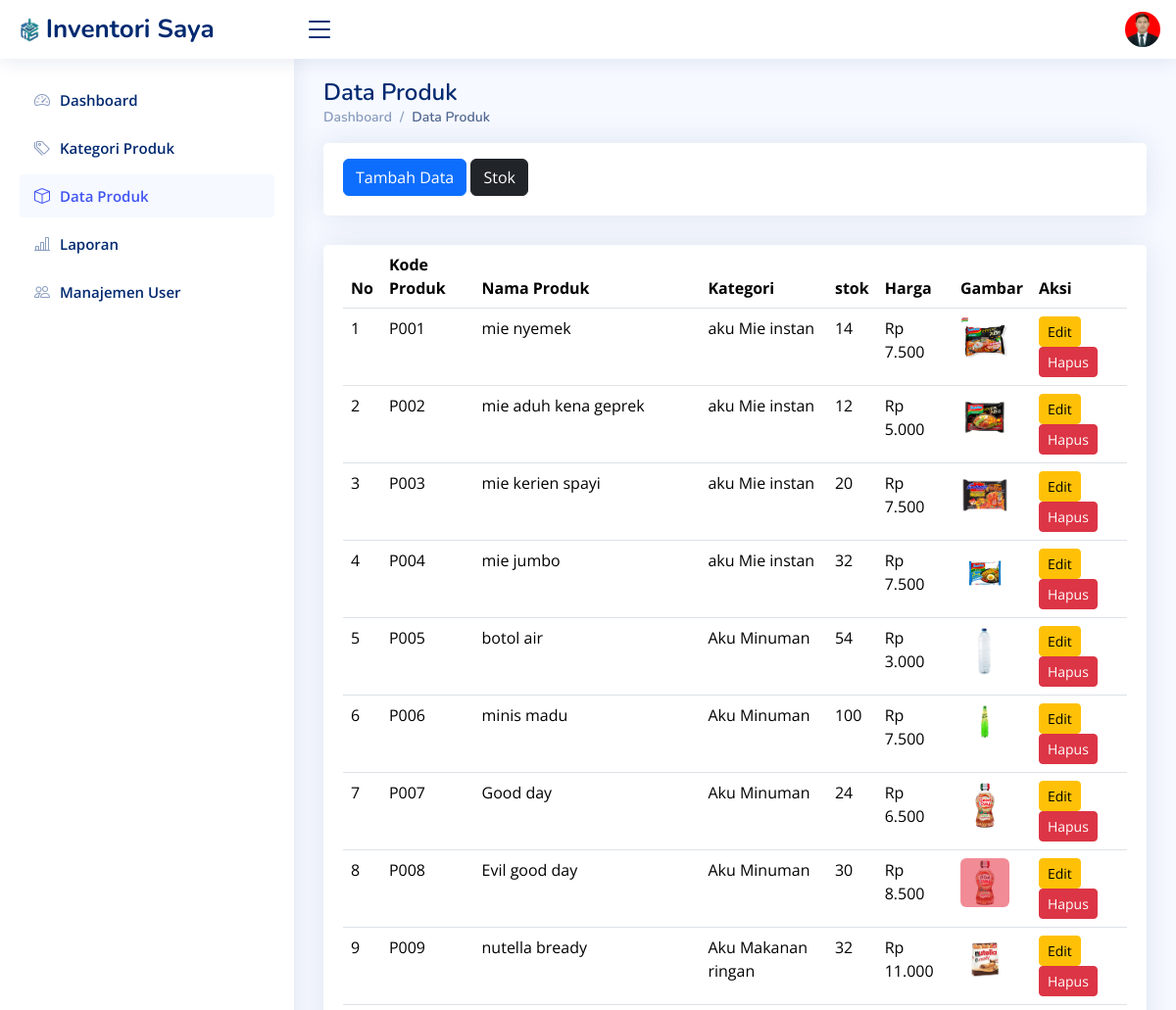
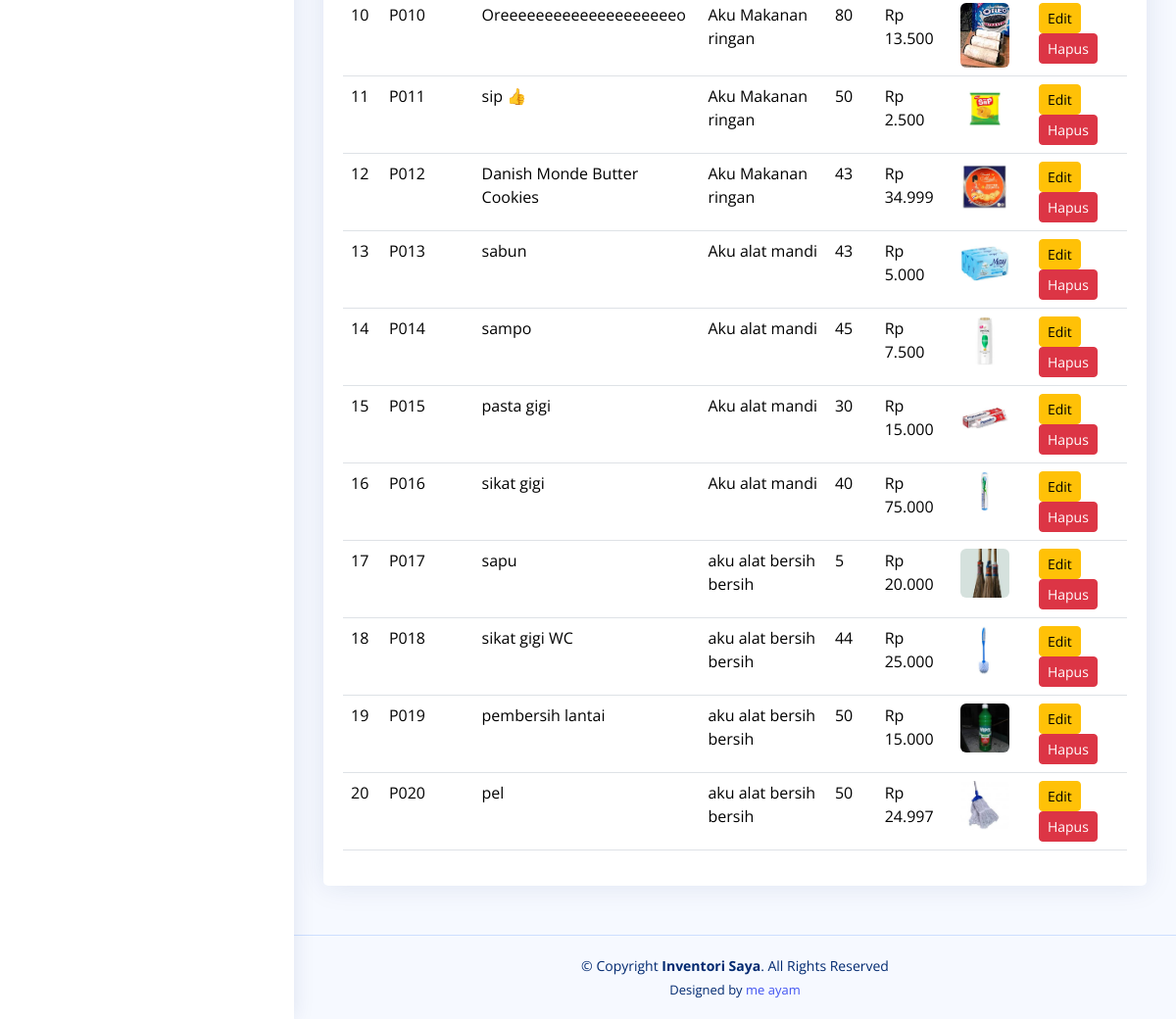
/produk.php (signed in), run on the app's committed database (2 pictures, top to bottom).
### tables this page shows
CREATE TABLE `products` (
  `id` int(11) NOT NULL,
  `category_id` int(11) DEFAULT NULL,
  `product_code` varchar(50) DEFAULT NULL,
  `product_name` varchar(150) DEFAULT NULL,
  `stock` int(11) DEFAULT 0,
  `min_stock` int(11) DEFAULT 5,
  `price` int(11) DEFAULT NULL,
  `gambar` varchar(255) NOT NULL,
  `created_at` timestamp NOT NULL DEFAULT current_timestamp(),
  `updated_at` timestamp NULL DEFAULT NULL
);

CREATE TABLE `categories` (
  `id` int(11) NOT NULL,
  `kd_kat` varchar(6) NOT NULL,
  `category_name` varchar(100) NOT NULL
);

### produk.php (the view, shortened to what this page needs)
<!DOCTYPE html>
<html lang="en">
<head>
  <link href="assets/vendor/bootstrap/css/bootstrap.min.css" rel="stylesheet">
  <link href="assets/vendor/bootstrap-icons/bootstrap-icons.css" rel="stylesheet">
  <link href="assets/vendor/boxicons/css/boxicons.min.css" rel="stylesheet">
  <link href="assets/vendor/quill/quill.snow.css" rel="stylesheet">
  <link href="assets/vendor/quill/quill.bubble.css" rel="stylesheet">
  <link href="assets/vendor/remixicon/remixicon.css" rel="stylesheet">
  <link href="assets/vendor/simple-datatables/style.css" rel="stylesheet">
  <link href="assets/css/style.css" rel="stylesheet">
</head>
<body>
  <header id="header" class="header fixed-top d-flex align-items-center">
    <div class="d-flex align-items-center justify-content-between">
      <a href="index.php" class="logo d-flex align-items-center">
        <img src="assets/img/akulogo.jpg" alt="">
        <span class="d-none d-lg-block">Inventori Saya</span>
      </a>
      <i class="bi bi-list toggle-sidebar-btn"></i>
    </div>
<nav class="header-nav ms-auto">
  <ul class="d-flex align-items-center">
    <li class="nav-item dropdown pe-3">
      <a
        class="nav-link nav-profile d-flex align-items-center pe-0"
        href="#"
        data-bs-toggle="dropdown">
        <img
          src="assets/img/profile-img.jpg"
          alt="Profile"
          class="rounded-circle" /> </a>
      </li>
    </ul>
</nav>
  </header>
  <aside id="sidebar" class="sidebar">
    <ul class="sidebar-nav" id="sidebar-nav">
      <li class="nav-item">
        <a class="nav-link collapsed" href="index.php">
          <i class="bi bi-speedometer2"></i>
          <span>Dashboard</span>
        </a>
      </li>
      <li class="nav-item">
        <a class="nav-link collapsed" href="kategori_produk.php">
          <i class="bi bi-tags"></i>
          <span>Kategori Produk</span>
        </a>
      </li>
      <li class="nav-item">
        <a class="nav-link " href="produk.php">
          <i class="bi bi-box"></i>
          <span>Data Produk</span>
        </a>
      </li>
      <li class="nav-item">
        <a class="nav-link collapsed" href="laporan.php">
          <i class="bi bi-bar-chart-line"></i>
          <span>Laporan</span>
        </a>
      </li>
      <li class="nav-item">
        <a class="nav-link collapsed" href="users.php">
          <i class="bi bi-people"></i>
          <span>Manajemen User</span>
        </a>
      </li>
    </ul>
  </aside>
  <main id="main" class="main">
    <div class="pagetitle">
      <h1>Data Produk</h1>
      <nav>
        <ol class="breadcrumb">
          <li class="breadcrumb-item"><a href="index.php">Dashboard</a></li>
          <li class="breadcrumb-item active">Data Produk</li>
        </ol>
      </nav>
    </div>
            <div class="row">
        <div class="col-lg-12">
          <div class="card">
            <div class="card-body mt-3">
              <a href="t_produk.php" class="btn btn-primary">Tambah Data</a>
              <a href="stok.php" class="btn btn-dark">Stok</a>
            </div>
          </div>
        </div>
      </div>
    <section class="section">
      <div class="row">
        <div class="col-lg-12">
          <div class="card">
            <div class="card-body">
              <table class="table datatable">
                 <thead>
                  <tr>
                    <th scope="col">No</th>
                    <th scope="col">Kode Produk</th>
                    <th scope="col">Nama Produk</th>
                    <th scope="col">Kategori</th>
                    <th scope="col">stok</th>
                    <th scope="col">Harga</th>
                    <th scope="col">Gambar</th>
                    <th scope="col">Aksi</th>
                  </tr>
                </thead>
                <tbody>
                 <?php
                include "koneksi.php";
                $no = 1;
                $sql = mysqli_query($conn, "
                    SELECT p.*, c.category_name
                    FROM products p
                    LEFT JOIN categories c
                    ON p.category_id = c.id
                ");
                while ($data = mysqli_fetch_array($sql)) {
                ?>
                <tr>
                  <td><?php echo $no++; ?></td>
                  <td><?php echo $data['product_code']; ?></td>
                  <td><?php echo $data['product_name']; ?></td>
                  <td><?php echo $data['category_name']; ?></td>
                  <td><?php echo $data['stock']; ?></td>
                  <td>Rp <?php echo number_format($data['price'],0,',','.'); ?></td>
                  <td>
                    <img src="produk_img/<?php echo $data['gambar']; ?>" width="50" class="rounded">
                  </td>
                  <td>
                    <a href="e_produk.php?id=<?php echo $data['id']; ?>" class="btn btn-warning btn-sm">Edit</a>
                    <a href="h_produk.php?id=<?php echo $data['id']; ?>" class="btn btn-danger btn-sm" onclick="return confirm('Apakah Anda yakin?')">Hapus</a>
                  </td>
                </tr>
                <?php } ?>
                </tbody>
              </table>
            </div>
          </div>
        </div>
      </div>
    </section>
  </main>
  <footer id="footer" class="footer">
    <div class="copyright">
      &copy; Copyright <strong><span>Inventori Saya</span></strong>. All Rights Reserved
    </div>
    <div class="credits">
      Designed by <a href="https://www.instagram.com/regitriw/">me ayam</a>
    </div>
  </footer>
</body>
</html>

### assets/css/style.css (style rules this page uses)
:root { scroll-behavior: smooth; }
body { font-family: "Open Sans", sans-serif; background: #f6f9ff; color: #444444; }
a { color: #4154f1; text-decoration: none; }
h1, h2, h3, h4, h5, h6 { font-family: "Nunito", sans-serif; }
#main { margin-top: 60px; padding: 20px 30px; transition: all 0.3s; }
.pagetitle { margin-bottom: 10px; }
.pagetitle h1 { font-size: 24px; margin-bottom: 0; font-weight: 600; color: #012970; }
.card { margin-bottom: 30px; border: none; border-radius: 5px; box-shadow: 0px 0 30px rgba(1, 41, 112, 0.1); }
.card-body { padding: 0 20px 20px 20px; }
.breadcrumb { font-size: 14px; font-family: "Nunito", sans-serif; color: #899bbd; font-weight: 600; }
.breadcrumb a { color: #899bbd; transition: 0.3s; }
.breadcrumb .breadcrumb-item::before { color: #899bbd; }
.breadcrumb .active { color: #51678f; font-weight: 600; }
.logo { line-height: 1; }
@media (min-width: 1200px) { .logo { width: 280px; } }
.logo img { max-height: 26px; margin-right: 6px; }
.logo span { font-size: 26px; font-weight: 700; color: #012970; font-family: "Nunito", sans-serif; }
.header { transition: all 0.5s; z-index: 997; height: 60px; box-shadow: 0px 2px 20px rgba(1, 41, 112, 0.1); background-color: #fff; padding-left: 20px; }
.header .toggle-sidebar-btn { font-size: 32px; padding-left: 10px; cursor: pointer; color: #012970; }
.header-nav ul { list-style: none; }
.header-nav>ul { margin: 0; padding: 0; }
.header-nav .nav-profile { color: #012970; }
.header-nav .nav-profile img { max-height: 36px; }
.sidebar { position: fixed; top: 60px; left: 0; bottom: 0; width: 300px; z-index: 996; transition: all 0.3s; padding: 20px; overflow-y: auto; scrollbar-width: thin; scrollbar-color: #aab7cf transparent; box-shadow: 0px 0px 20px rgba(1, 41, 112, 0.1); background-color: #fff; }
@media (min-width: 1200px) { #main, #footer { margin-left: 300px; } }
.sidebar-nav { padding: 0; margin: 0; list-style: none; }
.sidebar-nav li { padding: 0; margin: 0; list-style: none; }
.sidebar-nav .nav-item { margin-bottom: 5px; }
.sidebar-nav .nav-link { display: flex; align-items: center; font-size: 15px; font-weight: 600; color: #4154f1; transition: 0.3; background: #f6f9ff; padding: 10px 15px; border-radius: 4px; }
.sidebar-nav .nav-link i { font-size: 16px; margin-right: 10px; color: #4154f1; }
.sidebar-nav .nav-link.collapsed { color: #012970; background: #fff; }
.sidebar-nav .nav-link.collapsed i { color: #899bbd; }
.footer { padding: 20px 0; font-size: 14px; transition: all 0.3s; border-top: 1px solid #cddfff; }
.footer .copyright { text-align: center; color: #012970; }
.footer .credits { padding-top: 5px; text-align: center; font-size: 13px; color: #012970; }

### data on the page
products: product_code "P001", product_name "mie nyemek", category.category_name "aku Mie instan", stock "14", price "7.500", gambar (picture)
products: product_code "P002", product_name "mie aduh kena geprek", category.category_name "aku Mie instan", stock "12", price "5.000", gambar (picture)
products: product_code "P003", product_name "mie kerien spayi", category.category_name "aku Mie instan", stock "20", price "7.500", gambar (picture)
products: product_code "P004", product_name "mie jumbo", category.category_name "aku Mie instan", stock "32", price "7.500", gambar (picture)
products: product_code "P005", product_name "botol air", category.category_name "Aku Minuman", stock "54", price "3.000", gambar (picture)
products: product_code "P006", product_name "minis madu", category.category_name "Aku Minuman", stock "100", price "7.500", gambar (picture)
products: product_code "P007", product_name "Good day", category.category_name "Aku Minuman", stock "24", price "6.500", gambar (picture)
products: product_code "P008", product_name "Evil good day", category.category_name "Aku Minuman", stock "30", price "8.500", gambar (picture)
products: product_code "P009", product_name "nutella bready", category.category_name "Aku Makanan ringan", stock "32", price "11.000", gambar (picture)
products: product_code "P010", product_name "Oreeeeeeeeeeeeeeeeeeeeo", category.category_name "Aku Makanan ringan", stock "80", price "13.500", gambar (picture)
products: product_code "P011", product_name "sip 👍", category.category_name "Aku Makanan ringan", stock "50", price "2.500", gambar (picture)
products: product_code "P012", product_name "Danish Monde Butter Cookies", category.category_name "Aku Makanan ringan", stock "43", price "34.999", gambar (picture)
products: product_code "P013", product_name "sabun", category.category_name "Aku alat mandi", stock "43", price "5.000", gambar (picture)
products: product_code "P014", product_name "sampo", category.category_name "Aku alat mandi", stock "45", price "7.500", gambar (picture)
products: product_code "P015", product_name "pasta gigi", category.category_name "Aku alat mandi", stock "30", price "15.000", gambar (picture)
products: product_code "P016", product_name "sikat gigi", category.category_name "Aku alat mandi", stock "40", price "75.000", gambar (picture)
products: product_code "P017", product_name "sapu", category.category_name "aku alat bersih bersih", stock "5", price "20.000", gambar (picture)
products: product_code "P018", product_name "sikat gigi WC", category.category_name "aku alat bersih bersih", stock "44", price "25.000", gambar (picture)
products: product_code "P019", product_name "pembersih lantai", category.category_name "aku alat bersih bersih", stock "50", price "15.000", gambar (picture)
products: product_code "P020", product_name "pel", category.category_name "aku alat bersih bersih", stock "50", price "24.997", gambar (picture)
